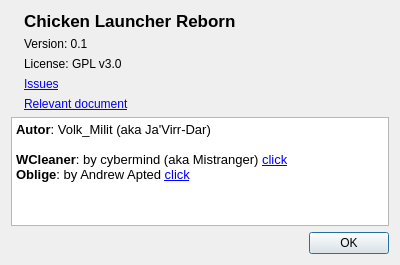
<?xml version="1.0" encoding="UTF-8"?>
<ui version="4.0">
 <class>AboutDialog</class>
 <widget class="QDialog" name="AboutDialog">
  <property name="geometry">
   <rect>
    <x>0</x>
    <y>0</y>
    <width>400</width>
    <height>265</height>
   </rect>
  </property>
  <property name="windowTitle">
   <string>Dialog</string>
  </property>
  <layout class="QVBoxLayout" name="verticalLayout">
   <item>
    <layout class="QHBoxLayout" name="horizontalLayout">
     <item>
      <widget class="QLabel" name="label">
       <property name="text">
        <string/>
       </property>
       <property name="pixmap">
        <pixmap resource="../icon.qrc">:/images/chicken_reborn.png</pixmap>
       </property>
      </widget>
     </item>
     <item>
      <layout class="QVBoxLayout" name="verticalLayout_2">
       <item>
        <widget class="QLabel" name="label_2">
         <property name="font">
          <font>
           <pointsize>13</pointsize>
           <weight>75</weight>
           <bold>true</bold>
          </font>
         </property>
         <property name="text">
          <string>Chicken Launcher Reborn</string>
         </property>
        </widget>
       </item>
       <item>
        <widget class="QLabel" name="label_3">
         <property name="text">
          <string>Version: 0.1</string>
         </property>
        </widget>
       </item>
       <item>
        <widget class="QLabel" name="label_4">
         <property name="text">
          <string>License: GPL v3.0</string>
         </property>
        </widget>
       </item>
       <item>
        <widget class="QLabel" name="label_5">
         <property name="text">
          <string>&lt;a href=&quot;https://github.com/VolkMilit/ChickenLauncherReborn/issues&quot;&gt;Issues&lt;/a&gt;</string>
         </property>
        </widget>
       </item>
       <item>
        <widget class="QLabel" name="label_6">
         <property name="text">
          <string>&lt;a href=&quot;https://78.media.tumblr.com/de9ca84f4e43e453149cb0b3ffab2fa7/tumblr_mn687cUjSg1spvwooo1_500.png&quot;&gt;Relevant document&lt;/a&gt;</string>
         </property>
        </widget>
       </item>
      </layout>
     </item>
     <item>
      <spacer name="horizontalSpacer">
       <property name="orientation">
        <enum>Qt::Horizontal</enum>
       </property>
       <property name="sizeHint" stdset="0">
        <size>
         <width>40</width>
         <height>20</height>
        </size>
       </property>
      </spacer>
     </item>
    </layout>
   </item>
   <item>
    <widget class="QTextBrowser" name="textBrowser">
     <property name="html">
      <string>&lt;!DOCTYPE HTML PUBLIC &quot;-//W3C//DTD HTML 4.0//EN&quot; &quot;http://www.w3.org/TR/REC-html40/strict.dtd&quot;&gt;
&lt;html&gt;&lt;head&gt;&lt;meta name=&quot;qrichtext&quot; content=&quot;1&quot; /&gt;&lt;style type=&quot;text/css&quot;&gt;
p, li { white-space: pre-wrap; }
&lt;/style&gt;&lt;/head&gt;&lt;body style=&quot; font-family:'DejaVu Sans'; font-size:10pt; font-weight:400; font-style:normal;&quot;&gt;
&lt;p style=&quot; margin-top:0px; margin-bottom:0px; margin-left:0px; margin-right:0px; -qt-block-indent:0; text-indent:0px;&quot;&gt;&lt;span style=&quot; font-weight:600;&quot;&gt;Autor&lt;/span&gt;: Volk_Milit (aka Ja'Virr-Dar)&lt;/p&gt;
&lt;p style=&quot;-qt-paragraph-type:empty; margin-top:0px; margin-bottom:0px; margin-left:0px; margin-right:0px; -qt-block-indent:0; text-indent:0px;&quot;&gt;&lt;br /&gt;&lt;/p&gt;
&lt;p style=&quot; margin-top:0px; margin-bottom:0px; margin-left:0px; margin-right:0px; -qt-block-indent:0; text-indent:0px;&quot;&gt;&lt;span style=&quot; font-weight:600;&quot;&gt;WCleaner&lt;/span&gt;: by cybermind (aka Mistranger) &lt;a href=&quot;https://github.com/Mistranger/wcleaner&quot;&gt;&lt;span style=&quot; text-decoration: underline; color:#0000ff;&quot;&gt;click&lt;/span&gt;&lt;/a&gt;&lt;/p&gt;
&lt;p style=&quot; margin-top:0px; margin-bottom:0px; margin-left:0px; margin-right:0px; -qt-block-indent:0; text-indent:0px;&quot;&gt;&lt;span style=&quot; font-weight:600;&quot;&gt;Oblige&lt;/span&gt;: by Andrew Apted &lt;a href=&quot;http://oblige.sourceforge.net/&quot;&gt;&lt;span style=&quot; text-decoration: underline; color:#0000ff;&quot;&gt;click&lt;/span&gt;&lt;/a&gt;&lt;/p&gt;&lt;/body&gt;&lt;/html&gt;</string>
     </property>
    </widget>
   </item>
   <item>
    <widget class="QDialogButtonBox" name="buttonBox">
     <property name="orientation">
      <enum>Qt::Horizontal</enum>
     </property>
     <property name="standardButtons">
      <set>QDialogButtonBox::Ok</set>
     </property>
    </widget>
   </item>
  </layout>
 </widget>
 <resources>
  <include location="../icon.qrc"/>
 </resources>
 <connections>
  <connection>
   <sender>buttonBox</sender>
   <signal>accepted()</signal>
   <receiver>AboutDialog</receiver>
   <slot>accept()</slot>
   <hints>
    <hint type="sourcelabel">
     <x>248</x>
     <y>254</y>
    </hint>
    <hint type="destinationlabel">
     <x>157</x>
     <y>274</y>
    </hint>
   </hints>
  </connection>
  <connection>
   <sender>buttonBox</sender>
   <signal>rejected()</signal>
   <receiver>AboutDialog</receiver>
   <slot>reject()</slot>
   <hints>
    <hint type="sourcelabel">
     <x>316</x>
     <y>260</y>
    </hint>
    <hint type="destinationlabel">
     <x>286</x>
     <y>274</y>
    </hint>
   </hints>
  </connection>
 </connections>
</ui>
